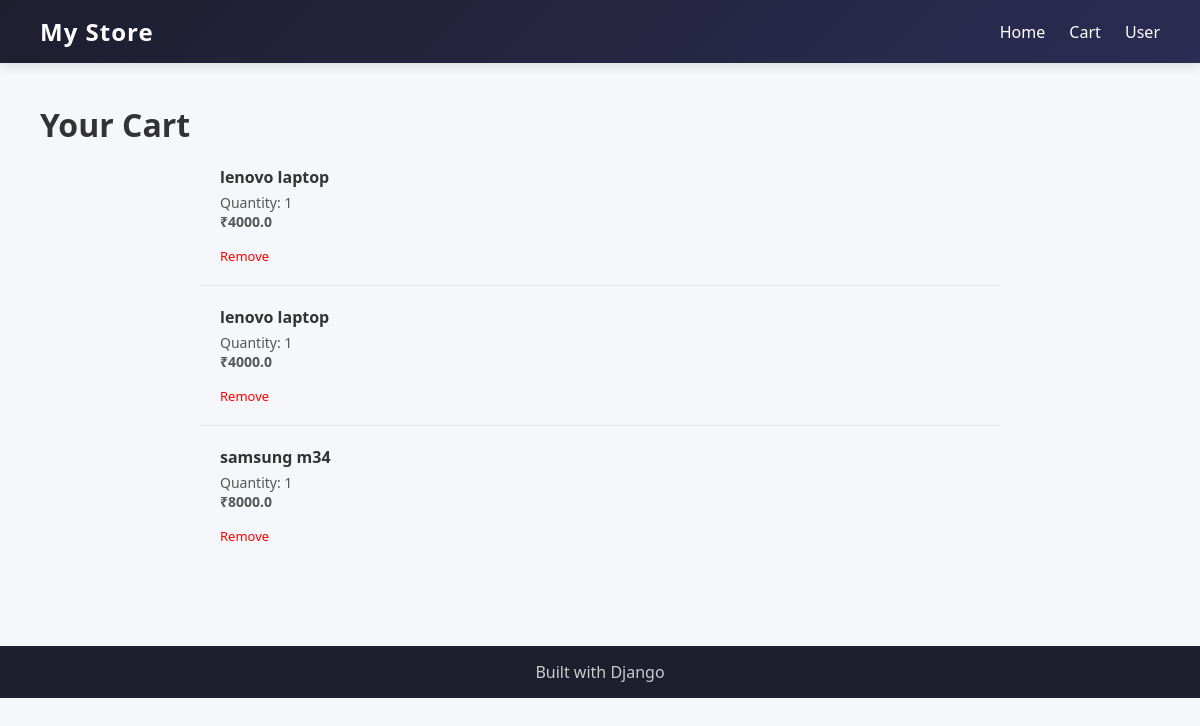
/cart/ (signed in), run on an earlier commit of the app's database.
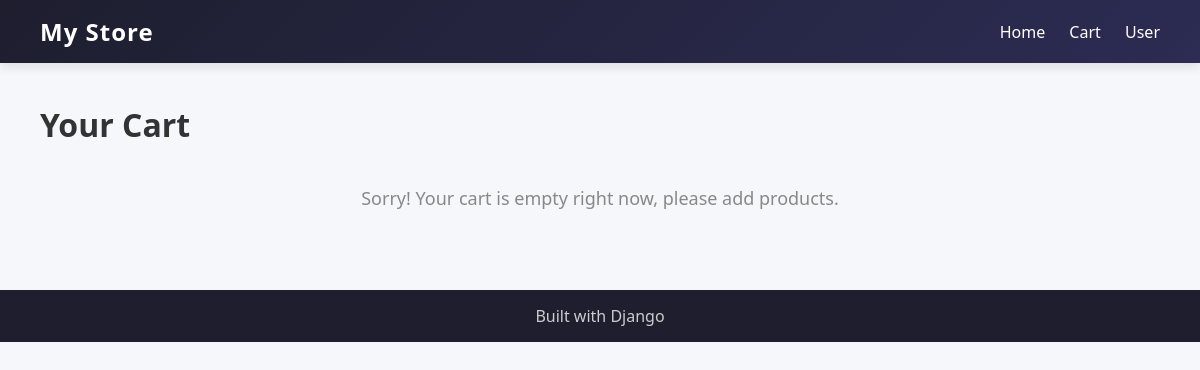
And on a later commit of the database.
### store/models.py (models this page shows, shortened)
class Cart(models.Model):
    user = models.ForeignKey(User,  on_delete=models.CASCADE)
    product = models.ForeignKey(Product, on_delete=models.CASCADE)
    quantity = models.IntegerField(default=1)

class Product(models.Model):
    name = models.CharField(max_length=200)
    price = models.FloatField()
    description = models.TextField()
    image = models.ImageField(upload_to='products/', null=True, blank=True)

### store/views.py (the view)
# urls.py: path('cart/', views.cart_view, name='cart'),
@login_required
def cart_view(request):
    items = Cart.objects.filter(user=request.user)
    return render(request, 'store/cart.html', {'items': items})

### store/templates/store/cart.html (shortened to what this page needs)
{% extends 'store/base.html' %}
{% block content %}
<h1>Your Cart</h1>
{% if not items %}
    <p class="empty-cart">Sorry! Your cart is empty right now, please add products.</p>
{% else %}
<div class="cart-container">
    {% for item in items %}
    <div class="cart-item">
        <div class="cart-details">
            <h3>{{ item.product.name }}</h3>
            <p>Quantity: {{ item.quantity }}</p>
            <p class="price">₹{{ item.product.price }}</p>
            <a href="{% url 'remove_from_cart' item.id %}" class="remove-btn">
                Remove
            </a>
        </div>
    </div>
    {% endfor %}
</div>
{% endif %}
{% endblock %}

What changed in the data, as far as the page shows it:
removed Cart: product.name "lenovo laptop", quantity "1", product.price "4000.0"
removed Cart: product.name "lenovo laptop", quantity "1", product.price "4000.0"
removed Cart: product.name "samsung m34", quantity "1", product.price "8000.0"
Also different on the page:
text now shown: "Sorry! Your cart is empty right now, please add products."
